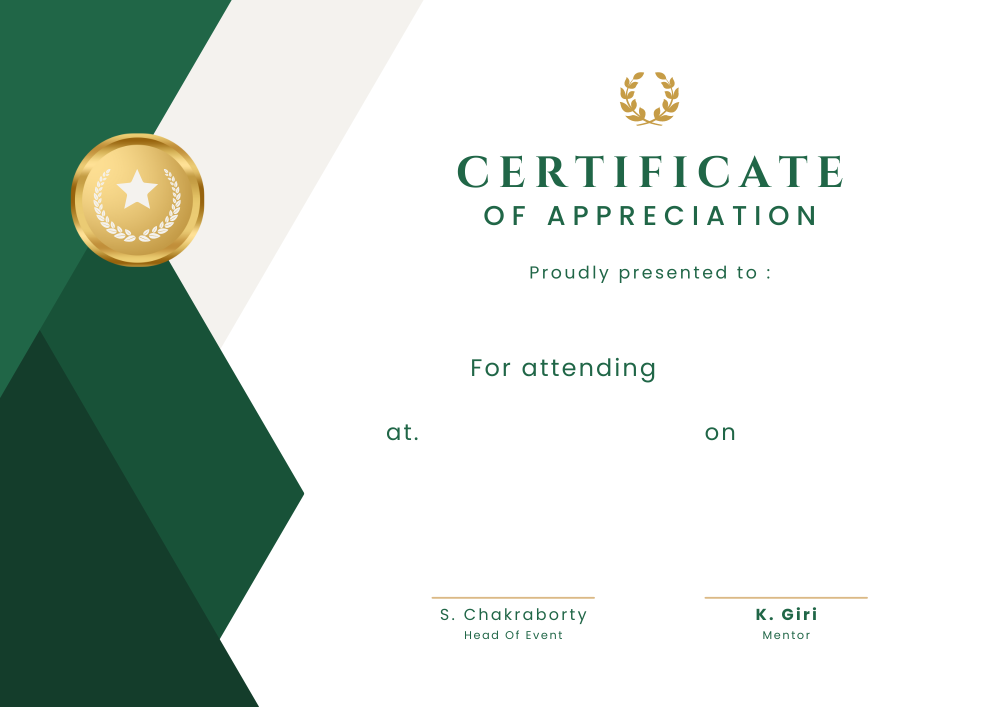
#> input picture cert1.png, 2000 x 1414 px (shown at 1/2 size)
$ python certificate.py   (older library calls are emulated)
#> lines starting #> are read from the running program, lines starting #| are printed output that depends on the picture
from PIL import Image,ImageDraw,ImageFont
FONT_FILE = ImageFont.truetype("arial.ttf", 50)
FONT_FILE_o = ImageFont.truetype("arial.ttf", 30)
FONT_COLOR = "#000000"
t1 = Image.open('cert1.png')
#> t1 is the input picture: PIL image 2000x1414 RGBA; mean R, G, B, A 203.8, 214.9, 207.7, 255
WIDTH, HEIGHT = t1.size
#> WIDTH = 2000; HEIGHT = 1414
def make_certificates(name,event,date,venue):
#> called with name = 'Soham Chakraborty', event = 'Devfest 2023', date = '28.12.2022', venue = 'Novotel'
    image_source = Image.open('cert1.png')
    draw = ImageDraw.Draw(image_source)
    name_width, name_height = draw.textsize(name, font=FONT_FILE)
#> name_width = 499; name_height = 57
    draw.text((1150,609), name, fill=FONT_COLOR, font=FONT_FILE)
    event_width, event_height = draw.textsize(event, font=FONT_FILE_o)
#> event_width = 202; event_height = 28
    draw.text((1367,712), event, fill=FONT_COLOR, font=FONT_FILE_o)
    date_width, date_height = draw.textsize(date, font=FONT_FILE_o)
#> date_width = 172; date_height = 28
    draw.text((1527,844), date, fill=FONT_COLOR, font=FONT_FILE_o)
    venue_width, venue_height = draw.textsize(venue, font=FONT_FILE_o)
#> venue_width = 115; venue_height = 28
    draw.text((882,838), venue, fill=FONT_COLOR, font=FONT_FILE_o)
    image_source.save("./out/" + name +".png")
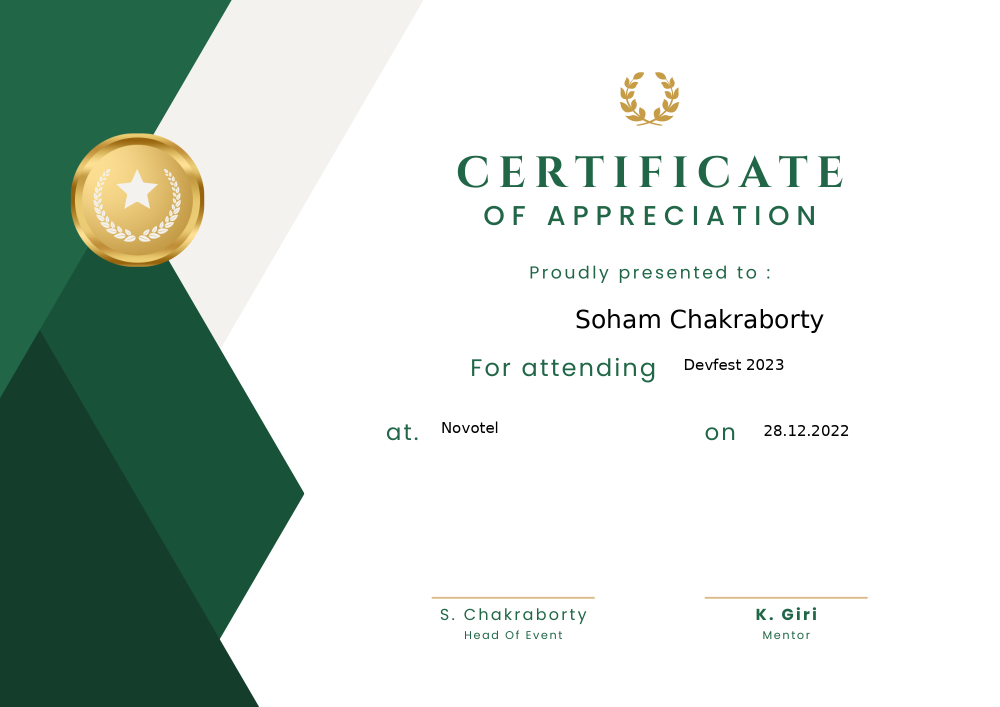
#> saved as Soham Chakraborty.png: PIL image 2000x1414 RGBA (shown at 1/2 size); mean R, G, B, A 203, 214.2, 206.9, 255
    print('Saving Certificate of:', name)

if __name__ == "__main__":
    names = ["Soham Chakraborty", "Kaustav Giri", "Pritha Saha"]
    event = "Devfest 2023"
    date = "28.12.2022"
    venue = "Novotel"
    for name in names:
        make_certificates(name,event,date,venue)
    print(len(names), "certificates done.")
